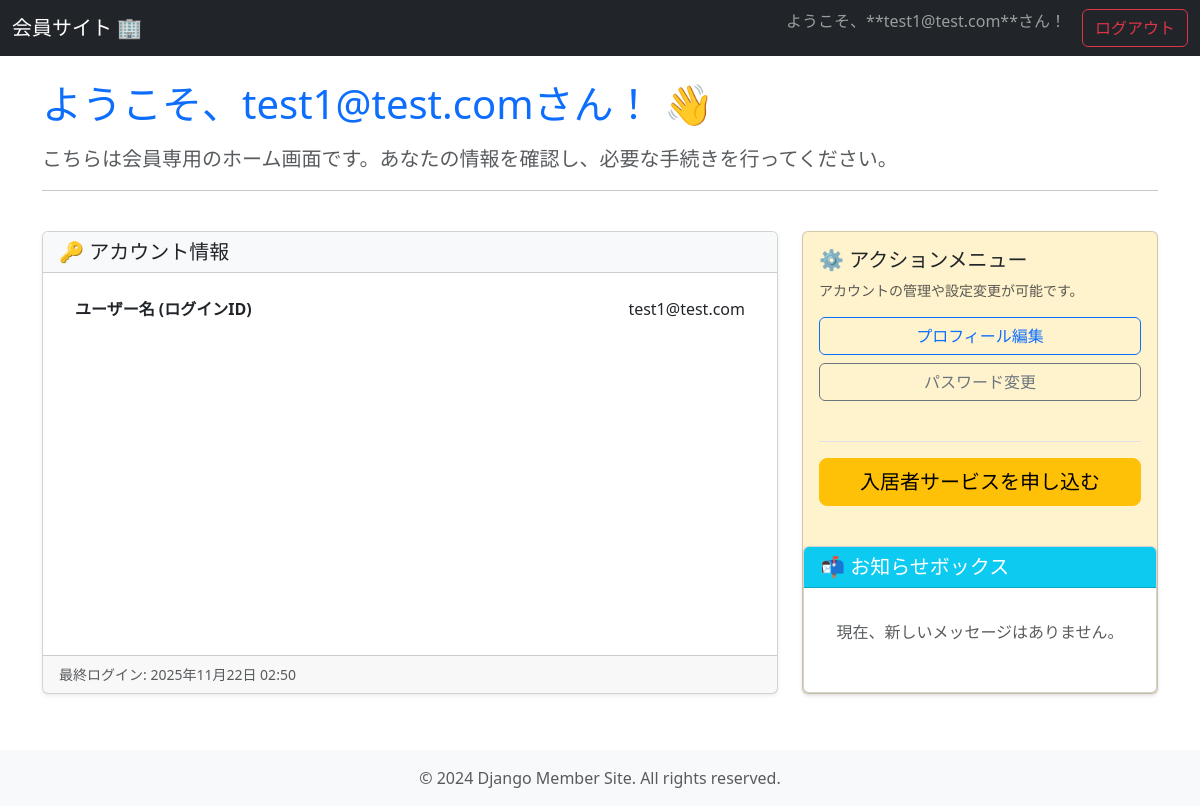
Before: /accounts/profile/ (signed in) with the older database file.
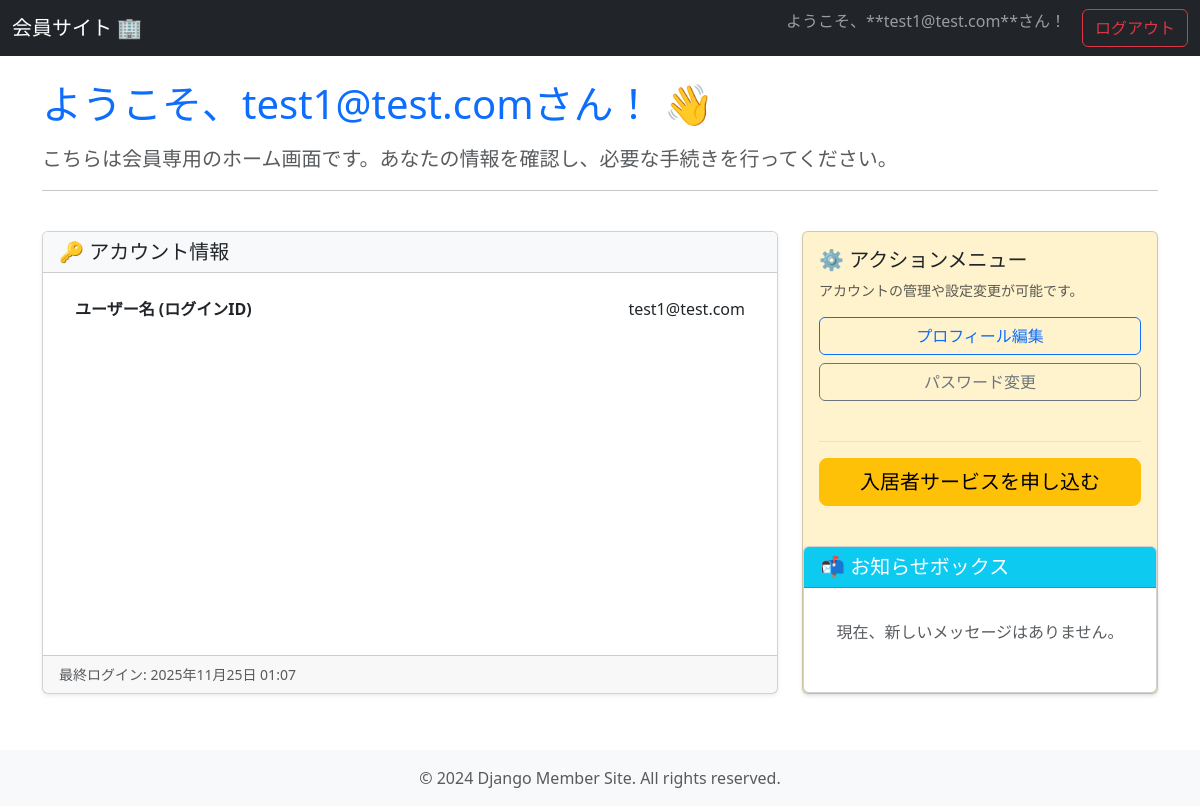
After: the same page with the newer database file.
### accounts/models.py (models this page shows)
class CustomUser(AbstractUser):
    birthday = models.DateField(
        max_length=100,
        verbose_name='誕生日',
        blank=True, # データベースで必須にしない場合
        null=True
    )

### accounts/views.py (the view)
# urls.py: path('profile/', home_view, name='home'),
@login_required
def home_view(request):
    context = {}
    contractor_info = get_contractor_info_by_username(request.user.username)
    if contractor_info:
        context['contractor_info'] = contractor_info
    messages_list = get_contractor_messages(request.user.username)
    context['messages_list'] = messages_list
    payment_status = request.GET.get('payment')
    if payment_status == 'success':
        sf_updated = update_contractor_payment_status(request.user.username)
        if sf_updated:
            messages.success(request, '決済が完了し、入居サービスの利用が開始されました！')
        else:
            messages.warning(request, '決済は完了しましたが、システム連携に遅延が発生しています。管理者に連絡してください。')
    elif payment_status == 'cancelled':
        messages.warning(request, '決済がキャンセルされました。')
    return render(request, 'accounts/home.html', context)

### accounts/salesforce.py (called while the page is built, shortened)
def get_auth_token():
    url = f"{settings.SF_INSTANCE_URL}/services/oauth2/token"
    if not all([settings.SF_USERNAME, settings.SF_PASSWORD, settings.SF_CLIENT_ID, settings.SF_CLIENT_SECRET]):
        return None, None

def get_contractor_info_by_username(username):
    token, instance_url = get_auth_token()
    if not token:
        return None

def get_contractor_messages(username):
    token, instance_url = get_auth_token()
    if not token: return []

### templates/accounts/home.html (shortened to what this page needs)
{% extends 'base.html' %}
{% block content %}
<div class="row mb-4">
    <div class="col-12">
        <h2 class="display-6 text-primary mb-3">ようこそ、{{ user.username }}さん！ 👋</h2>
        <p class="lead text-muted">こちらは会員専用のホーム画面です。あなたの情報を確認し、必要な手続きを行ってください。</p>
        <hr>
    </div>
</div>
<div class="row">
    <div class="col-lg-8 mb-4">
        <div class="card shadow-sm h-100">
            <div class="card-header bg-light">
                <h5 class="mb-0">🔑 アカウント情報</h5>
            </div>
            <div class="card-body">
                {% if user.is_authenticated %}
                <ul class="list-group list-group-flush">
                    <li class="list-group-item d-flex justify-content-between align-items-center">
                        <strong>ユーザー名 (ログインID)</strong>
                        <span>{{ user.username }}</span>
                    </li>
                </ul>
                {% endif %}
            </div>
            <div class="card-footer text-muted small">
                最終ログイン: {{ user.last_login|default:"N/A"|date:"Y年m月d日 H:i" }}
            </div>
        </div>
    </div>
    <div class="col-lg-4 mb-4">
        <div class="card shadow-sm bg-warning-subtle h-100">
            <div class="card-body d-flex flex-column justify-content-between">
                <div>
                    <h5 class="card-title">⚙️ アクションメニュー</h5>
                    <p class="card-text text-muted small">アカウントの管理や設定変更が可能です。</p>
                    <div class="d-grid gap-2 mb-3">
                        <a href="#" class="btn btn-outline-primary">プロフィール編集</a>
                        <a href="#" class="btn btn-outline-secondary">パスワード変更</a>
                    </div>
                </div>
                <div class="mt-4 pt-3 border-top">
                    <div class="d-grid">
                        <a href="{% url 'create_checkout_session' %}" class="btn btn-warning btn-lg">
                            入居者サービスを申し込む
                        </a>
                    </div>
                </div>
            </div>
            <div class="row mt-4">
                <div class="col-12">
                    <div class="card shadow-sm">
                        <div class="card-header bg-info text-white">
                            <h5 class="mb-0">📬 お知らせボックス</h5>
                        </div>
                        <div class="card-body">
                            {% if messages_list %}
                                <div class="list-group">
                                    {% for msg in messages_list %}
                                        <div class="list-group-item list-group-item-action">
                                            <div class="d-flex w-100 justify-content-between">
                                                <h6 class="mb-1 fw-bold">{{ msg.Subject__c }}</h6>
                                                <small class="text-muted">{{ msg.CreatedDate|slice:":10" }}</small>
                                            </div>
                                            <div class="mb-1 text-break rich-text-content">
                                                {{ msg.Body__c|safe }}
                                            </div>
                                        </div>
                                    {% endfor %}
                                </div>
                            {% else %}
                                <p class="text-muted text-center py-3">現在、新しいメッセージはありません。</p>
                            {% endif %}
                        </div>
                    </div>
                </div>
            </div>
        </div>
    </div>
</div>
{% endblock %}

### templates/base.html (shortened to what this page needs)
<!DOCTYPE html>
<html lang="ja">
<head>
    <link href="https://cdn.jsdelivr.net/npm/bootstrap@5.3.3/dist/css/bootstrap.min.css"
          rel="stylesheet"
>
</head>
<body>
    <header>
        <nav class="navbar navbar-expand-lg navbar-dark bg-dark fixed-top">
            <div class="container-fluid">
                <a class="navbar-brand" href="{% url 'home' %}">
                    会員サイト 🏢
                </a>
                <div class="collapse navbar-collapse" id="navbarNav">
                    <ul class="navbar-nav ms-auto">
                        {% if user.is_authenticated %}
                            <li class="nav-item">
                                <span class="navbar-text me-3">
                                    ようこそ、**{{ user.username }}**さん！
                                </span>
                            </li>
                            <li class="nav-item">
                                <form action="{% url 'logout' %}" method="post" class="d-inline">
                                    <button type="submit" class="btn btn-outline-danger">
                                        ログアウト
                                    </button>
                                </form>
                            </li>
                        {% endif %}
                    </ul>
                </div>
            </div>
        </nav>
    </header>
    <main class="container mt-4">
        {% block content %}
        {% endblock %}
    </main>
    <footer class="footer mt-auto py-3 bg-light">
        <div class="container text-center">
            <span class="text-muted">© 2024 Django Member Site. All rights reserved.</span>
        </div>
    </footer>
</body>
</html>

### templates/base.html (style rules this page uses)
body { padding-top: 56px; }
main { padding-bottom: 2rem; }

Changed rows visible on the page:
changed CustomUser "test1@test.com": last_login "2025年11月22日 02:50" → "2025年11月25日 01:07"
